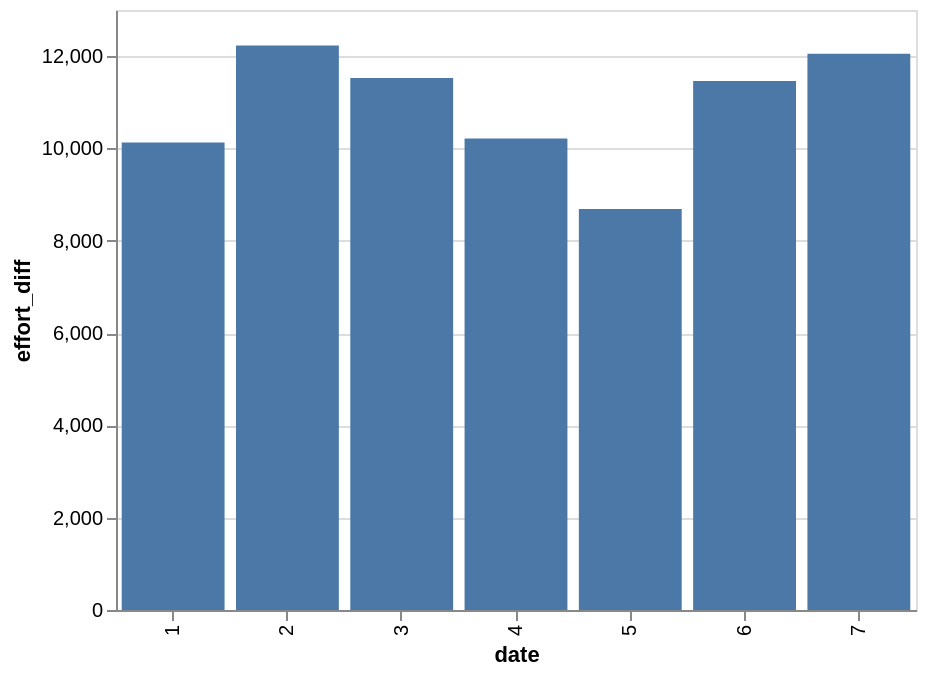

The notebook cell this image was saved under:
### Code cell
alt.Chart(
    do_grafu_celorepublika,
    width = 400
).mark_bar(
).encode(
    alt.X('date:N'),
    alt.Y('effort_diff:Q')
)

### Figure 1 — Vega-Lite specification as saved in the notebook (floating-point values rounded to 4 significant figures)
{"config": {"view": {"continuousWidth": 300, "continuousHeight": 300}}, "data": {"name": "data-22ad426e73c3f0d0f3c5ffecf287e76e"}, "mark": {"type": "bar"}, "encoding": {"x": {"field": "date", "type": "nominal"}, "y": {"field": "effort_diff", "type": "quantitative"}}, "width": 400, "$schema": "https://vega.github.io/schema/vega-lite/v6.1.0.json", "datasets": {"data-22ad426e73c3f0d0f3c5ffecf287e76e": [{"date": 1, "effort_diff": 10130.0}, {"date": 2, "effort_diff": 12230.0}, {"date": 3, "effort_diff": 11530.0}, {"date": 4, "effort_diff": 10220.0}, {"date": 5, "effort_diff": 8691.0}, {"date": 6, "effort_diff": 11460.0}, {"date": 7, "effort_diff": 12050.0}]}}
